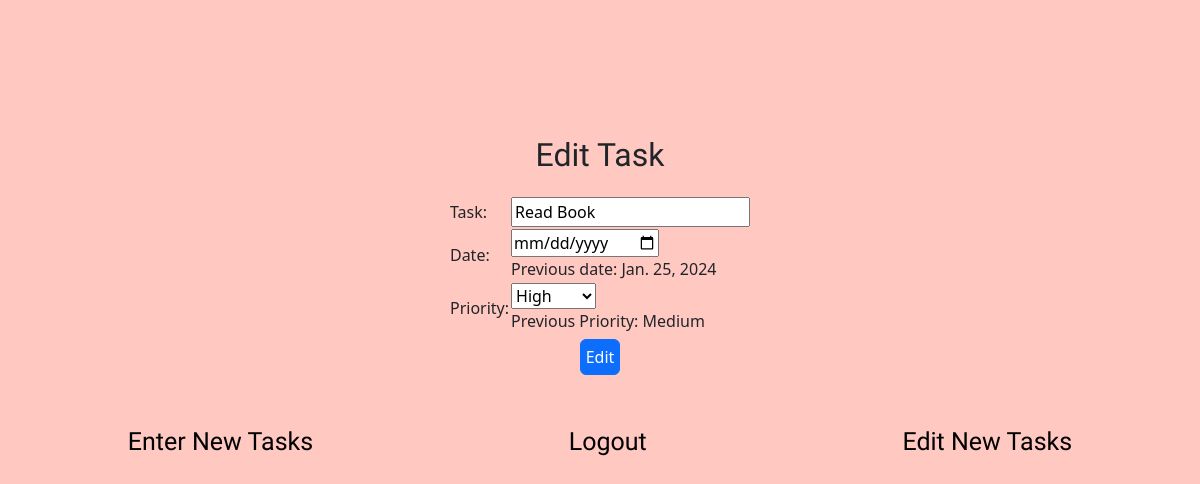
Screenshot of /edit/80 with the database file from the repository.
### list/models.py (models this page shows, shortened)
class Task(models.Model):
    task = models.CharField(max_length = 20)
    date = models.DateField()
    priority = models.CharField(max_length = 20)

### list/views.py (the view, shortened to what this page needs)
# urls.py: path('edit/<rid>', views.edit, name = "edit"),
def edit(request,rid):
    if request.method == "GET":
        t = Task.objects.filter(id = rid)
        context = {}
        context["tasks"] = t
        return render(request, "list3.html", context)

### templates/list3.html (shortened to what this page needs)
<!DOCTYPE html>
{% load static %}
<html lang="en">
<head>
    <link rel="stylesheet" href='{% static "css/style2.css" %}'>
    <link href="https://cdn.jsdelivr.net/npm/bootstrap@5.3.2/dist/css/bootstrap.min.css" rel="stylesheet">
</head>
<body style="background-color: rgb(255, 200, 193);" class=" col-xl-12 col-md-12 col-sm-6">
    {% for i in tasks %}
    <form method="post" action="">
        <table align="center">
            <h2 align = "center">Edit Task</h2>
            <div class="form">
            <tr>
                <td>Task:</td>
                <td><input type="text"  value="{{i.task}}" name="task" placeholder="Enter your task"></td>
            </tr>
            <tr>
                <td>Date:</td>
                <td><input type="date" name="date" value="{{i.date}}" placeholder = "{{i.date}}" ><br><span> Previous date: {{i.date}}</span></td>
            </tr>
            <tr>
                <td>Priority:</td>
                <td>
                    <select name="priority" id="priority" required>
                      <option value="High">High</option>
                    </select><br>
                    <span>Previous Priority: {{i.priority}}</span><br>
                  </td>
            </tr>
            </div>
        </table>
        <div class="submit">
            <input type="submit" value="Edit"  class="btn btn-primary" style="padding: 5px;" width="20px">
            </div>
    </form>
    {% endfor %}
    <br><br>
    <div class="main">
    <div class="tasks">
        <a href="{% url 'index1' %}" style="text-decoration: none; color: black; font-family: 'Tektur', sans-serif; font-size: 25px;">Enter New Tasks</a>
    </div>
    <div class="logout">
        <a href="{% url 'login' %}" style="text-decoration: none; color: black; font-family: 'Tektur', sans-serif; font-size: 25px;">Logout</a>
    </div>
    <div class="new tasks">
        <a href="{% url 'index2' %}" style="text-decoration: none; color: black; font-family: 'Tektur', sans-serif; font-size: 25px;">Edit New Tasks</a>
    </div>
</body>
</html>

### static/css/style2.css (style rules this page uses)
body { background-image: url("../images/blue-calendar-3d-icon-date-schedule-isolated-pink-background-with-empty-time-reminder-plan-appointment-agenda-concept-white-paper-organizer-planner-calender-blank-timetable-meeting-page_79161-2648\ \(1\).avif"); background-position: cover; background-position-x: center; text-align: center; background-repeat: no-repeat; }
form { margin-top: 136px; height: fit-content; }
.form { padding: 0px; margin-top: 22px; }
.submit { margin-top: 5px; text-align: center; }
.tasks { margin-bottom: 50px; color: black; text-align: center; }
h2 { font-size: 100px; font-family: 'Oleo Script Swash Caps', system-ui; }
.tasks { display: inline-flex; justify-content: center; }
.main { display: flex; justify-content: center; justify-content: space-around; }

### rows the page displays
Task: task "Read Book", date "Jan. 25, 2024", priority "Medium"
